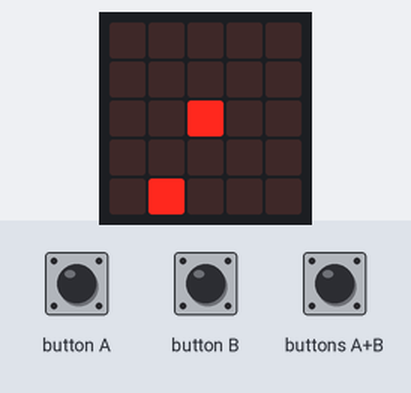
Recording of a program running on a simulated BBC micro:bit (MakeCode). Shown: the board's 5×5 LED display. The inputs (shaded band) are chosen by the test bench. Random numbers come from a fixed seed.

Above: at 1.6 s.
1.7 s: buttons A+B pressed for 0.15 s
At 3.2 s:
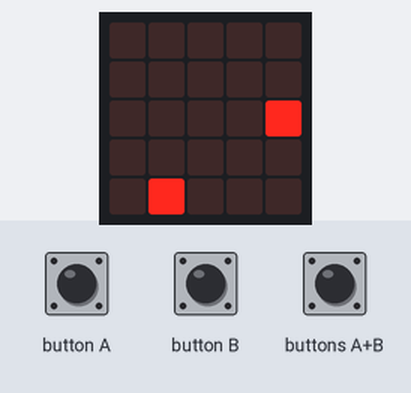
4.8 s: button A pressed for 0.15 s
At 7.5 s:
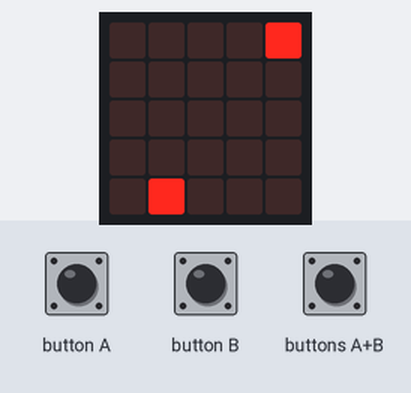
7.9 s: button A pressed for 0.15 s
8.6 s: button A pressed for 0.15 s
At 9.2 s:
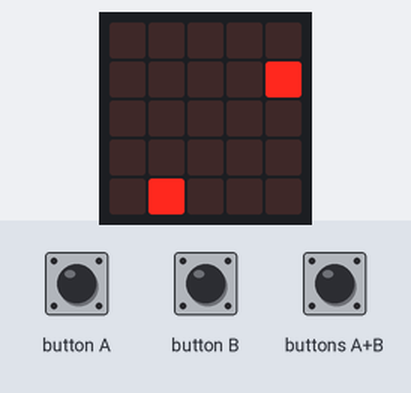
9.3 s: button B pressed for 0.15 s
10.0 s: button B pressed for 0.15 s
At 11.45 s:
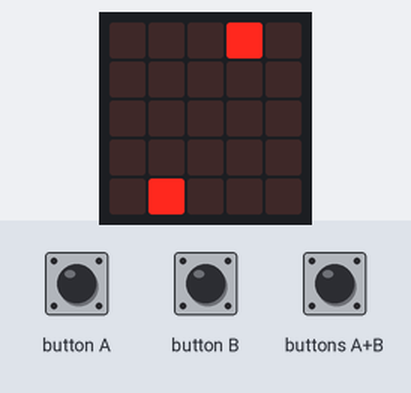
Timing chart, 0 to 11.7 s (numbered marks = the images above; inputs shaded):
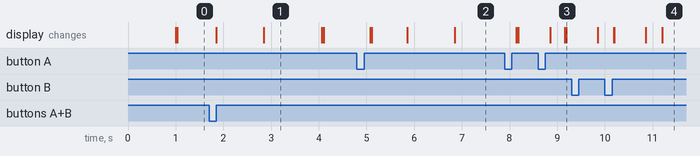

Measured:
- what the display in image 1 shows lasts 1.2 s, from 2.9 s to 4.1 s

The program:

main.ts
```typescript
input.onButtonPressed(Button.A, function () {
    sprite.turn(Direction.Left, 90)
})
input.onButtonPressed(Button.AB, function () {
    while (true) {
        sprite.move(1)
        basic.pause(Interval)
    }
})
input.onButtonPressed(Button.B, function () {
    sprite.turn(Direction.Right, 90)
})
let sprite2: game.LedSprite = null
let Interval = 0
let sprite: game.LedSprite = null
let food = game.createSprite(randint(0, 4), randint(0, 4))
sprite = game.createSprite(2, 2)
Interval = 1000
let x = 0
let y = 0
let x1 = 0
let y1 = 0
game.setScore(0)
basic.forever(function () {
    if (sprite.isTouching(food)) {
        game.addScore(1)
        food.delete()
        Interval = Interval - 50
        food = game.createSprite(randint(0, 4), randint(0, 4))
    }
})
basic.forever(function () {
    basic.pause(1000)
    led.toggle(sprite.get(LedSpriteProperty.X), sprite.get(LedSpriteProperty.Y))
})
basic.forever(function () {
    if (game.score() >= 1) {
        sprite2 = game.createSprite(x, y)
        basic.pause(Interval - 250)
        sprite2.delete()
    }
})
basic.forever(function () {
    x = sprite.get(LedSpriteProperty.X)
    y = sprite.get(LedSpriteProperty.Y)
    basic.pause(Interval - 100)
})
```

test.ts
```typescript
// 在此处测试；当此软件包作为插件使用时，将不会编译此软件包。
```
